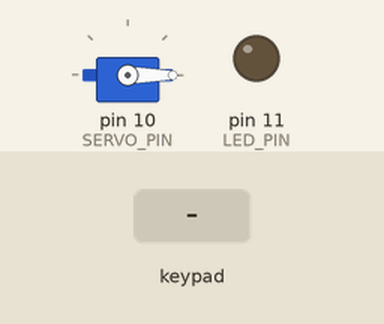
Recording of a sketch running on a simulated Arduino Uno, built with avr-gcc and run on an emulated ATmega328P. Parts: servo, output pins drawn as LEDs (lit = HIGH). The inputs (shaded band) are chosen by the test bench. EEPROM starts erased; what the sketch prints to the serial monitor is not drawn.

Above: at 1.2 s.
1.3 s: keypad keys 1 2 3 4 # pressed 0.4 s apart
At 4.3 s:
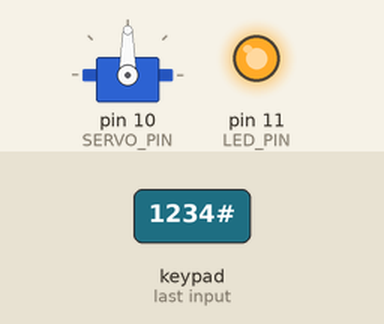
4.8 s: key 'A' pressed
7.8 s: key '1' pressed
9.4 s: keypad keys 1 2 3 4 pressed 0.4 s apart
12.5 s: key 'B' pressed
14.0 s: keypad keys 1 2 3 4 * pressed 0.4 s apart
Timing chart, 0 to 17.0 s (numbered marks = the images above; inputs shaded):
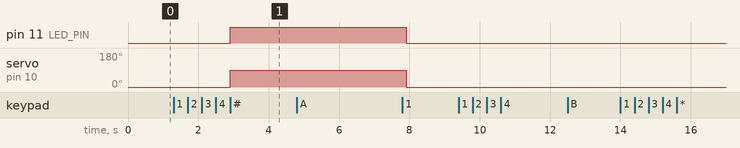

The sketch:

smart-door-lock.ino
```cpp
#include <Keypad.h>
#include <Servo.h>
#include <EEPROM.h>

//Pin & hardware setup
Servo lockServo;
const int LED_PIN   = 11;
const int SERVO_PIN = 10;

//Keypad layout (4x4 matrix)
const byte ROWS = 4, COLS = 4;
char keys[ROWS][COLS] = {
  {'1','2','3','A'},
  {'4','5','6','B'},
  {'7','8','9','C'},
  {'*','0','#','D'}
};
byte rowPins[ROWS] = {9, 8, 7, 6};
byte colPins[COLS] = {5, 4, 3, 2};
Keypad keypad = Keypad(makeKeymap(keys), rowPins, colPins, ROWS, COLS);

//Password state
const int PASS_LEN = 4;
String password = "";   // loaded from EEPROM at startup
String input    = "";   // what the user is currently typing

// ════════════════════════════════════════════════════════════════
void setup() {
  Serial.begin(9600);
  pinMode(LED_PIN, OUTPUT);
  lockServo.attach(SERVO_PIN);
  lockServo.write(0);       // locked position
  loadPassword();
  Serial.println("System Ready. Enter code + # to unlock, A to change password.");
}

// ════════════════════════════════════════════════════════════════
void loop() {
  char key = keypad.getKey();
  if (!key) return;

  Serial.print(key);

  if (key == '*') {                   // clear current input
    input = "";
    Serial.println(" [Cleared]");

  } else if (key == '#') {            // submit password
    checkPassword();

  } else if (key == 'A') {           // change password mode
    changePassword();

  } else if (input.length() < PASS_LEN) {  // BUG FIX: cap input at 4 chars
    input += key;
  }
}

//Unlock if password matches
void checkPassword() {
  if (input == password) {
    Serial.println(" ACCESS GRANTED");
    digitalWrite(LED_PIN, HIGH);
    lockServo.write(90);    // open
    delay(5000);
    lockServo.write(0);     // lock again
    digitalWrite(LED_PIN, LOW);
  } else {
    Serial.println(" WRONG PASSWORD");
  }
  input = "";
}

//Collect exactly 4 digit-only keypresses
String collectCode(String prompt) {
  Serial.println(prompt);
  String code = "";
  while (code.length() < PASS_LEN) {
    char key = keypad.getKey();
    // BUG FIX: only accept digit keys (0-9), ignore *, #, A-D
    if (key && key >= '0' && key <= '9') {
      Serial.print('*');    // mask input for security
      code += key;
    }
  }
  Serial.println();
  return code;
}

//Change password: verify old one first
void changePassword() {
  String oldInput = collectCode("\nEnter OLD password:");
  if (oldInput != password) {
    Serial.println("Wrong password. Cancelled.");
    input = "";
    return;
  }
  String newPass = collectCode("Enter NEW 4-digit password:");
  savePassword(newPass);
  password = newPass;
  Serial.println("Password updated!");
  input = "";
}

//EEPROM helpers
void savePassword(String pass) {
  for (int i = 0; i < PASS_LEN; i++) {
    EEPROM.write(i, pass[i]);
  }
}

void loadPassword() {
  password = "";
  bool valid = true;
  for (int i = 0; i < PASS_LEN; i++) {
    char c = char(EEPROM.read(i));
    // BUG FIX: if EEPROM is blank (0xFF) or non-digit, use default password
    if (c < '0' || c > '9') { valid = false; break; }
    password += c;
  }
  if (!valid) {
    password = "1234";
    savePassword(password);
    Serial.println("No saved password found. Default set to: 1234");
  }
}
```

Measured:
- after the input at 1.3 s, pin 11 (LED_PIN): LOW → HIGH after 1.6 s; servo on pin 10 (SERVO_PIN): 0° → 90° after 1.6 s
- after the input at 4.8 s, every drawn part: stays the same
- after the input at 9.4 s, every drawn part: stays the same
- after the input at 12.5 s, every drawn part: stays the same
- after the input at 14.0 s, every drawn part: stays the same
